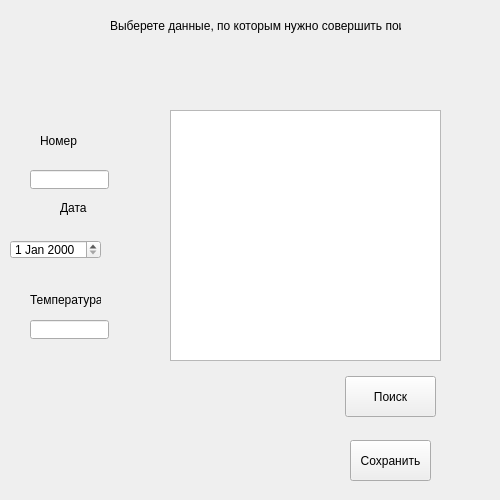
<?xml version="1.0" encoding="UTF-8"?>
<ui version="4.0">
 <class>Form</class>
 <widget class="QWidget" name="Form">
  <property name="geometry">
   <rect>
    <x>0</x>
    <y>0</y>
    <width>500</width>
    <height>500</height>
   </rect>
  </property>
  <property name="windowTitle">
   <string>Form</string>
  </property>
  <widget class="QLabel" name="label">
   <property name="geometry">
    <rect>
     <x>110</x>
     <y>10</y>
     <width>291</width>
     <height>31</height>
    </rect>
   </property>
   <property name="text">
    <string>Выберете данные, по которым нужно совершить поиск</string>
   </property>
  </widget>
  <widget class="QLabel" name="label_2">
   <property name="geometry">
    <rect>
     <x>40</x>
     <y>130</y>
     <width>71</width>
     <height>21</height>
    </rect>
   </property>
   <property name="text">
    <string>Номер</string>
   </property>
  </widget>
  <widget class="QLineEdit" name="id_input_story">
   <property name="geometry">
    <rect>
     <x>30</x>
     <y>170</y>
     <width>79</width>
     <height>19</height>
    </rect>
   </property>
  </widget>
  <widget class="QDateEdit" name="date_input_story">
   <property name="geometry">
    <rect>
     <x>10</x>
     <y>240</y>
     <width>91</width>
     <height>19</height>
    </rect>
   </property>
  </widget>
  <widget class="QLineEdit" name="temperature_input_story">
   <property name="geometry">
    <rect>
     <x>30</x>
     <y>320</y>
     <width>79</width>
     <height>19</height>
    </rect>
   </property>
  </widget>
  <widget class="QLabel" name="label_3">
   <property name="geometry">
    <rect>
     <x>60</x>
     <y>200</y>
     <width>35</width>
     <height>16</height>
    </rect>
   </property>
   <property name="text">
    <string>Дата</string>
   </property>
  </widget>
  <widget class="QLabel" name="label_4">
   <property name="geometry">
    <rect>
     <x>30</x>
     <y>290</y>
     <width>71</width>
     <height>20</height>
    </rect>
   </property>
   <property name="text">
    <string>Температура</string>
   </property>
  </widget>
  <widget class="QTextEdit" name="text_story">
   <property name="geometry">
    <rect>
     <x>170</x>
     <y>110</y>
     <width>271</width>
     <height>251</height>
    </rect>
   </property>
  </widget>
  <widget class="QPushButton" name="find_Button">
   <property name="geometry">
    <rect>
     <x>345</x>
     <y>376</y>
     <width>91</width>
     <height>41</height>
    </rect>
   </property>
   <property name="text">
    <string>Поиск</string>
   </property>
  </widget>
  <widget class="QPushButton" name="save_Button">
   <property name="geometry">
    <rect>
     <x>350</x>
     <y>440</y>
     <width>81</width>
     <height>41</height>
    </rect>
   </property>
   <property name="text">
    <string>Сохранить</string>
   </property>
  </widget>
 </widget>
 <resources/>
 <connections/>
</ui>
